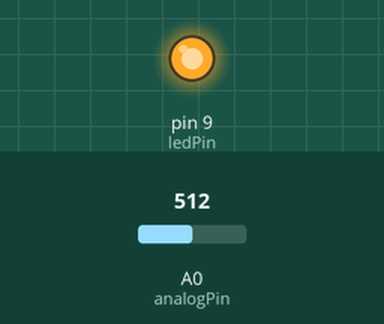
Bench run of a sketch on a simulated Arduino Uno, built with avr-gcc and run on an emulated ATmega328P. Parts: output pins drawn as LEDs (lit = HIGH). The inputs (shaded band) are chosen by the test bench; at power-on: A0 (analogPin) = 512. What the sketch prints to the serial monitor is not drawn.

Above: at 0.1 s.
Timing chart, 0 to 1.6 s (numbered marks = the images above):
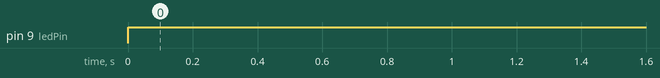

The sketch:

0516_2_.ino
```cpp
int ledPin = 9;
int analogPin = A0;
// potentiometer connected to analog
int val = 0;

void setup() {
  // 初始化串口通讯，波特率为 9600
  pinMode (ledPin, OUTPUT);
  Serial.begin(9600);
}

void loop() {
val = analogRead(analogPin);  // 读取模拟口 A0 的值
Serial.println(val);
if(val < 100) val = 100;
if(val < 800) val = 800;
int ledDimming = map(val, 100, 800, 0, 255);
analogWrite(ledPin, ledDimming);
  delay(1);                          // 延迟 1 毫秒
}
```

Measured:
- by itself, pin 9 (ledPin): LOW → HIGH at 0.00 s
